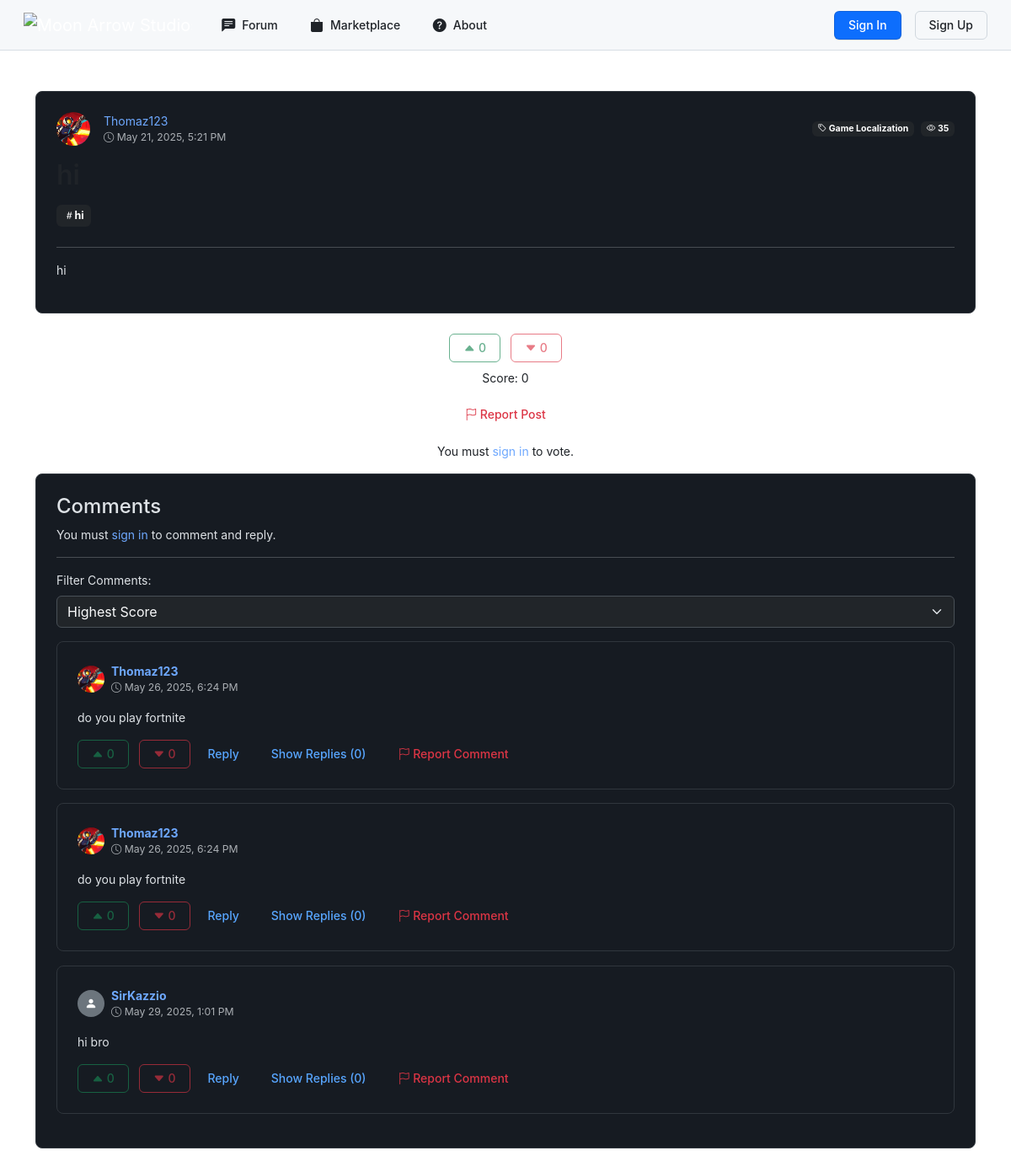
Page /php/view_post.php?id=84 on the committed database.
### tables this page shows
CREATE TABLE IF NOT EXISTS `posts` (
  `id` int NOT NULL AUTO_INCREMENT,
  `title` varchar(255) NOT NULL,
  `content` text NOT NULL,
  `category_id` int NOT NULL,
  `hashtags` text,
  `images` text,
  `created_at` timestamp NULL DEFAULT CURRENT_TIMESTAMP,
  `videos` text,
  `user_id` int NOT NULL,
  `upvotes` int DEFAULT '0',
  `downvotes` int DEFAULT '0',
  `status` enum('published','draft','hidden') NOT NULL DEFAULT 'published',
  `views` int DEFAULT '0',
  `updated_at` timestamp NULL DEFAULT CURRENT_TIMESTAMP ON UPDATE CURRENT_TIMESTAMP,
  `reported_count` int DEFAULT '0',
  PRIMARY KEY (`id`),
  KEY `fk_posts_categories` (`category_id`),
  KEY `user_id` (`user_id`)
);

CREATE TABLE IF NOT EXISTS `users` (
  `user_id` int NOT NULL AUTO_INCREMENT,
  `username` varchar(50) NOT NULL,
  `email` varchar(100) NOT NULL,
  `password` varchar(255) NOT NULL,
  `role` enum('admin','user') DEFAULT 'user',
  `created_at` datetime DEFAULT CURRENT_TIMESTAMP,
  `profile_picture` varchar(255) DEFAULT NULL,
  `banner` varchar(255) DEFAULT NULL,
  `description` text,
  `status` enum('active','suspended') NOT NULL DEFAULT 'active',
  `youtube` varchar(255) DEFAULT NULL,
  `linkedin` varchar(255) DEFAULT NULL,
  `twitter` varchar(255) DEFAULT NULL,
  `instagram` varchar(255) DEFAULT NULL,
  `github` varchar(255) DEFAULT NULL,
  `portfolio` varchar(255) DEFAULT NULL,
  `reported_count` int NOT NULL DEFAULT '0',
  `follow_notifications` tinyint(1) NOT NULL DEFAULT '1',
  `asset_comment_notifications` tinyint(1) NOT NULL DEFAULT '1',
  `reply_notifications` tinyint(1) NOT NULL DEFAULT '1',
  `notification_frequency` enum('instant','hourly','daily','weekly') NOT NULL DEFAULT 'instant',
  `email_updates` tinyint(1) NOT NULL DEFAULT '1',
  `comment_notifications` tinyint(1) NOT NULL DEFAULT '1',
  PRIMARY KEY (`user_id`),
  UNIQUE KEY `username` (`username`),
  UNIQUE KEY `email` (`email`)
);

CREATE TABLE IF NOT EXISTS `categories` (
  `id` int NOT NULL AUTO_INCREMENT,
  `name` varchar(100) NOT NULL,
  PRIMARY KEY (`id`)
);

CREATE TABLE IF NOT EXISTS `comments` (
  `id` int NOT NULL AUTO_INCREMENT,
  `post_id` int NOT NULL,
  `user_id` int NOT NULL,
  `content` text NOT NULL,
  `created_at` datetime DEFAULT CURRENT_TIMESTAMP,
  `parent_id` int DEFAULT NULL,
  `upvotes` int NOT NULL DEFAULT '0',
  `downvotes` int NOT NULL DEFAULT '0',
  `status` enum('published','draft','hidden') NOT NULL DEFAULT 'published',
  `reported_count` int NOT NULL DEFAULT '0',
  `updated_at` timestamp NULL DEFAULT CURRENT_TIMESTAMP ON UPDATE CURRENT_TIMESTAMP,
  PRIMARY KEY (`id`),
  KEY `post_id` (`post_id`),
  KEY `user_id` (`user_id`),
  KEY `idx_parent_id` (`parent_id`)
);

### php/view_post.php (the view, shortened to what this page needs)
<?php
require 'db_connect.php';
$post_id = isset($_GET['id']) ? intval($_GET['id']) : 0;
$stmt = $conn->prepare("SELECT posts.*, categories.name AS category_name, users.username, users.profile_picture
                        FROM posts
                        JOIN categories ON posts.category_id = categories.id
                        JOIN users ON posts.user_id = users.user_id
                        WHERE posts.id = ? AND posts.status = 'published'");
$stmt->bind_param("i", $post_id);
$stmt->execute();
$result = $stmt->get_result();
$post = $result->fetch_assoc();
$filter = isset($_GET['filter']) ? $_GET['filter'] : 'highest_score';
$order_by = 'c1.created_at DESC';
switch ($filter) {
    case 'highest_score':
    default:
        $order_by = '(c1.upvotes - c1.downvotes) DESC';
        break;
}
$comments_stmt = $conn->prepare("
    SELECT c1.*, users.username, users.profile_picture,
        (SELECT COUNT(*) FROM comments c2 WHERE c2.parent_id = c1.id AND c2.status != 'hidden') AS reply_count
    FROM comments c1
    JOIN users ON c1.user_id = users.user_id
    WHERE c1.post_id = ? AND c1.parent_id IS NULL AND c1.status != 'hidden'
    ORDER BY $order_by
");
$comments_stmt->bind_param("i", $post_id);
$comments_stmt->execute();
$comments_result = $comments_stmt->get_result();
$comments = [];
while ($row = $comments_result->fetch_assoc()) {
    $row['replies'] = [];
    $comments[] = $row;
}
?>
<!DOCTYPE html>
<html lang="en" data-bs-theme="dark">
<head> <?php include 'header.php'; ?>
	<link rel="stylesheet" href="https://cdnjs.cloudflare.com/ajax/libs/highlight.js/11.7.0/styles/default.min.css">
	<link rel="stylesheet" href="https://cdn.quilljs.com/1.3.7/quill.snow.css">
    <link rel="stylesheet" href="https://cdnjs.cloudflare.com/ajax/libs/animate.css/4.1.1/animate.min.css" />
</head>
<body>
<div class="container mt-5">
    <div class="card animate__animated animate__fadeIn">
        <div class="card-body">
            <div class="post-header mb-4">
                <div class="d-flex align-items-center justify-content-between mb-3">
                    <div class="d-flex align-items-center animate__animated animate__fadeInLeft">
                        <div class="profile-pic-container me-3">
                            <?php if (!empty($post['profile_picture'])): ?>
                                <img src="<?= htmlspecialchars($post['profile_picture']) ?>" alt="Profile" class="rounded-circle" width="40" height="40">
                            <?php else: ?>
                                <div class="rounded-circle bg-secondary d-flex align-items-center justify-content-center" style="width: 40px; height: 40px;">
                                    <i class="bi bi-person-fill text-white"></i>
                                </div>
                            <?php endif; ?>
                        </div>
                        <div>
                            <a href="profile.php?id=<?= htmlspecialchars($post['user_id']) ?>" class="text-decoration-none">
                                <?= htmlspecialchars($post['username'] ?? 'Anonymous') ?>
                            </a>
                            <div class="text-muted small">
                                <i class="bi bi-clock"></i> <?= date('F j, Y, g:i A', strtotime($post['created_at'])) ?>
                            </div>
                        </div>
                    </div>
                    <div class="d-flex align-items-center animate__animated animate__fadeInRight">
                        <span class="badge bg-dark me-2">
                            <i class="bi bi-tag"></i> <?= htmlspecialchars($post['category_name'] ?? 'Uncategorized') ?>
                        </span>
                        <span class="badge bg-dark">
                            <i class="bi bi-eye"></i> <?= htmlspecialchars($post['views'] ?? '0') ?>
                        </span>
                    </div>
                </div>
                <h1 class="card-title mb-3 animate__animated animate__fadeInDown"><?= htmlspecialchars($post['title'] ?? 'No Title') ?></h1>
                <?php if (!empty($post['hashtags'])): ?>
                    <div class="hashtag-container mb-3 animate__animated animate__fadeIn">
                        <?php
                        preg_match_all('/#([^\s#]+)/', $post['hashtags'], $matches);
                        foreach ($matches[1] as $tag) {
                            echo '<span class="badge bg-dark me-1"><i class="bi bi-hash"></i>' . htmlspecialchars($tag) . '</span>';
                        }
                        ?>
                    </div>
                <?php endif; ?>
            </div>
            <hr>
            <div class="animate__animated animate__fadeIn">
                <?= $post['content'] ?>
            </div>
        </div>
    </div>
</div>
<div class="text-center mt-3 animate__animated animate__fadeIn animate__delay-1s">
    <button class="btn btn-outline-success me-2 upvote-btn <?= isset($_SESSION['user_id']) ? '' : 'disabled' ?>" data-post-id="<?= $post_id ?>" <?= isset($_SESSION['user_id']) ? '' : 'disabled' ?>>
        <i class="bi bi-caret-up-fill"></i> <span id="upvote-count"><?= $post['upvotes'] ?></span>
    </button>
    <button class="btn btn-outline-danger downvote-btn <?= isset($_SESSION['user_id']) ? '' : 'disabled' ?>" data-post-id="<?= $post_id ?>" <?= isset($_SESSION['user_id']) ? '' : 'disabled' ?>>
        <i class="bi bi-caret-down-fill"></i> <span id="downvote-count"><?= $post['downvotes'] ?></span>
    </button>
    <p class="mt-2">Score: <span id="score"><?= $post['upvotes'] - $post['downvotes'] ?></span></p>
    <button class="btn text-danger report-btn mb-3" data-content-type="post" data-content-id="<?= $post_id ?>">
        <i class="bi bi-flag"></i> Report Post
    </button>
</div>
<?php if (!isset($_SESSION['user_id'])): ?>
    <p class="text-center animate__animated animate__fadeIn animate__delay-1s">You must <a href="sign_in/sign_in_html.php" class="text-decoration-none">sign in</a> to vote.</p>
<?php endif; ?>
<div class="container mt-3">
    <div class="card animate__animated animate__fadeIn animate__delay-1s">
        <div class="card-body">
            <h4 class="animate__animated animate__fadeInLeft">Comments</h4>
            <?php if (isset($_SESSION['user_id'])): ?>
                <div id="comment-editor" class="mb-3 animate__animated animate__fadeIn animate__delay-1s"></div>
                <button class="btn btn-primary animate__animated animate__fadeIn animate__delay-1s" id="submit-comment" data-post-id="<?= $post_id ?>">Submit Comment</button>
            <?php else: ?>
                <p class="animate__animated animate__fadeIn animate__delay-1s">You must <a href="sign_in/sign_in_html.php" class="text-decoration-none">sign in</a> to comment and reply.</p>
            <?php endif; ?>
            <hr>
            <div class="mb-3 animate__animated animate__fadeIn animate__delay-1s">
                <label for="filter" class="form-label">Filter Comments:</label>
                <select name="filter" id="filter" class="form-select me-2 bg-dark text-light">
                    <option value="highest_score" <?= isset($_GET['filter']) && $_GET['filter'] == 'highest_score' ? 'selected' : '' ?>>Highest Score</option>
                </select>
            </div>
            <div id="comments-container">
                <?php
                $commentDelay = 1;
                foreach ($comments as $comment):
                $commentDelay += 0.2;
                ?>
                <div class="card mb-3 animate__animated animate__fadeInUp" id="comment-<?php echo $comment['id']; ?>" style="max-width: 100%; animation-delay: <?= $commentDelay ?>s;">
                    <div class="card-body">
                        <div class="d-flex align-items-center mb-3">
                            <div class="me-2">
                                <?php if (!empty($comment['profile_picture'])): ?>
                                    <img src="<?= htmlspecialchars($comment['profile_picture']) ?>" alt="Profile" class="rounded-circle" width="32" height="32">
                                <?php else: ?>
                                    <div class="rounded-circle bg-secondary d-flex align-items-center justify-content-center" style="width: 32px; height: 32px;">
                                        <i class="bi bi-person-fill text-white"></i>
                                    </div>
                                <?php endif; ?>
                            </div>
                            <div>
                                <a href="profile.php?id=<?php echo htmlspecialchars($comment['user_id']); ?>" class="text-decoration-none fw-bold">
                                    <?php echo htmlspecialchars($comment['username']); ?>
                                </a>
                                <div class="text-muted small">
                                    <i class="bi bi-clock"></i> <?php echo date('F j, Y, g:i A', strtotime($comment['created_at'])); ?>
                                </div>
                            </div>
                        </div>
                        <p class="card-text"><?php echo $comment['content']; ?></p>
                        <button class="btn btn-outline-success me-2 upvote-comment-btn <?php echo isset($_SESSION['user_id']) ? '' : 'disabled'; ?>" data-comment-id="<?php echo $comment['id']; ?>">
                            <i class="bi bi-caret-up-fill"></i> <span class="upvote-count"><?php echo $comment['upvotes'] ?? 0; ?></span>
                        </button>
                        <button class="btn btn-outline-danger downvote-comment-btn <?php echo isset($_SESSION['user_id']) ? '' : 'disabled'; ?>" data-comment-id="<?php echo $comment['id']; ?>">
                            <i class="bi bi-caret-down-fill"></i> <span class="downvote-count"><?php echo $comment['downvotes'] ?? 0; ?></span>
                        </button>
                        <a class="btn btn-link text-decoration-none reply-btn" data-comment-id="<?php echo $comment['id']; ?>">Reply</a>
                        <a class="btn btn-link text-decoration-none toggle-replies-btn" data-comment-id="<?php echo $comment['id']; ?>" data-reply-count="<?php echo $comment['reply_count']; ?>">
                            Show Replies (<?php echo $comment['reply_count']; ?>)
                        </a>
                        <button class="btn text-danger report-btn" data-content-type="comment" data-content-id="<?= $comment['id'] ?>">
                            <i class="bi bi-flag"></i> Report Comment
                        </button>
                    </div>
                </div>
                <?php endforeach; ?>
            </div>
        </div>
    </div>
</div>
	<br> <?php $conn->close(); ?> <script src="https://cdn.quilljs.com/1.3.7/quill.min.js"></script>
</body>

### php/header.php (style rules this page uses)
:root { --color-canvas-default: #ffffff; --color-canvas-subtle: #f6f8fa; --color-border-default: #d0d7de; --color-border-muted: #d8dee4; --color-btn-primary-bg: #2da44e; --color-btn-primary-hover-bg: #2c974b; --color-fg-default: #1F2328; --color-fg-muted: #656d76; --color-accent-fg: #0969da; --color-input-bg: #ffffff; --color-card-bg: #ffffff; --color-card-border: #d0d7de; --color-header-bg: #f6f8fa; --color-modal-bg: #ffffff; --color-alert-error-bg: #FFEBE9; --color-alert-error-border: rgba(255, 129, 130, 0.4); --color-alert-error-fg: #cf222e; --animation-duration: 0.8s; }
.header { font-family: -apple-system, BlinkMacSystemFont, "Segoe UI", "Noto Sans", Helvetica, Arial, sans-serif; background-color: var(--color-canvas-default); color: var(--color-fg-default); line-height: 1.5; font-size: 14px; }
.header .btn { border-radius: 6px; padding: 6px 16px; font-size: 14px; font-weight: 500; line-height: 20px; transition: all 0.2s cubic-bezier(0.3, 0, 0.5, 1); white-space: nowrap; }
.nav-link, .btn, .dropdown-item, .profile-btn { transition: all 0.2s cubic-bezier(0.4, 0, 0.2, 1); }

### php/view_post.php (style rules this page uses)
:root { --color-canvas-default: #ffffff; --color-canvas-subtle: #f6f8fa; --color-border-default: #d0d7de; --color-border-muted: #d8dee4; --color-btn-primary-bg: #2da44e; --color-btn-primary-hover-bg: #2c974b; --color-fg-default: #1F2328; --color-fg-muted: #656d76; --color-accent-fg: #0969da; --color-input-bg: #ffffff; --color-vote-active: #238636; --color-downvote-active: #cf222e; --color-comment-bg: #ffffff; --color-comment-border: #d0d7de; --color-reply-bg: #f6f8fa; --color-code-bg: #f6f8fa; --color-media-overlay: rgba(0, 0, 0, 0.5); --color-card-bg: #161b22; --color-card-border: #30363d; --color-accent-fg: #58a6ff; }
* { transition: all 0.3s ease-in-out; }
.card-title { font-size: 32px; font-weight: 600; margin-bottom: 8px; color: var(--color-fg-default); }
.card { background-color: var(--color-card-bg); border: 1px solid var(--color-card-border); border-radius: 8px; transition: all 0.4s cubic-bezier(0.4, 0, 0.2, 1); transform: translateZ(0); will-change: transform; margin-bottom: 1.5rem; position: relative; overflow: hidden; }
.card::before, .card::after { content: ''; position: absolute; left: 0; width: 100%; height: 2px; background: rgba(88, 166, 255, 0.3); transition: all 0.6s cubic-bezier(0.4, 0, 0.2, 1); z-index: 2; opacity: 0; }
.card::before { top: 0; transform: translateX(-105%); box-shadow: 0 0 15px rgba(88, 166, 255, 0.3); }
.card::after { bottom: 0; transform: translateX(105%); box-shadow: 0 0 15px rgba(88, 166, 255, 0.3); }
.card-body { padding: 24px; }
.upvote-btn, .downvote-btn { padding: 6px 12px; border-radius: 6px; border: 1px solid var(--color-border-default); background-color: var(--color-canvas-default); transition: all 0.2s ease; }
.reply-btn, .toggle-replies-btn { color: var(--color-accent-fg); font-size: 14px; padding: 4px 8px; border-radius: 4px; }
.hashtag-container .badge { font-size: 0.9em; padding: 0.5em 0.7em; }

### rows in the picture
posts: user.username "Thomaz123", created_at "May 21, 2025, 5:21 PM", category.name "Game Localization", views "35", content "hi", upvotes "0", downvotes "0", $post['upvotes']-$post['downvotes'] "0"
comments: user.username "Thomaz123", created_at "May 26, 2025, 6:24 PM", content "do you play fortnite", upvotes "0", downvotes "0", reply_count "0"
comments: user.username "SirKazzio", created_at "May 29, 2025, 1:01 PM", content "hi bro", upvotes "0", downvotes "0", reply_count "0"

### other values in the picture
$tag "hi"
$comment['username'] "Thomaz123"
date('F j, Y, g:i A', strtotime($comment['created_at'])) "May 26, 2025, 6:24 PM"
$comment['content'] "do you play fortnite"
$comment['upvotes'] "0"
$comment['downvotes'] "0"
$comment['reply_count'] "0"
